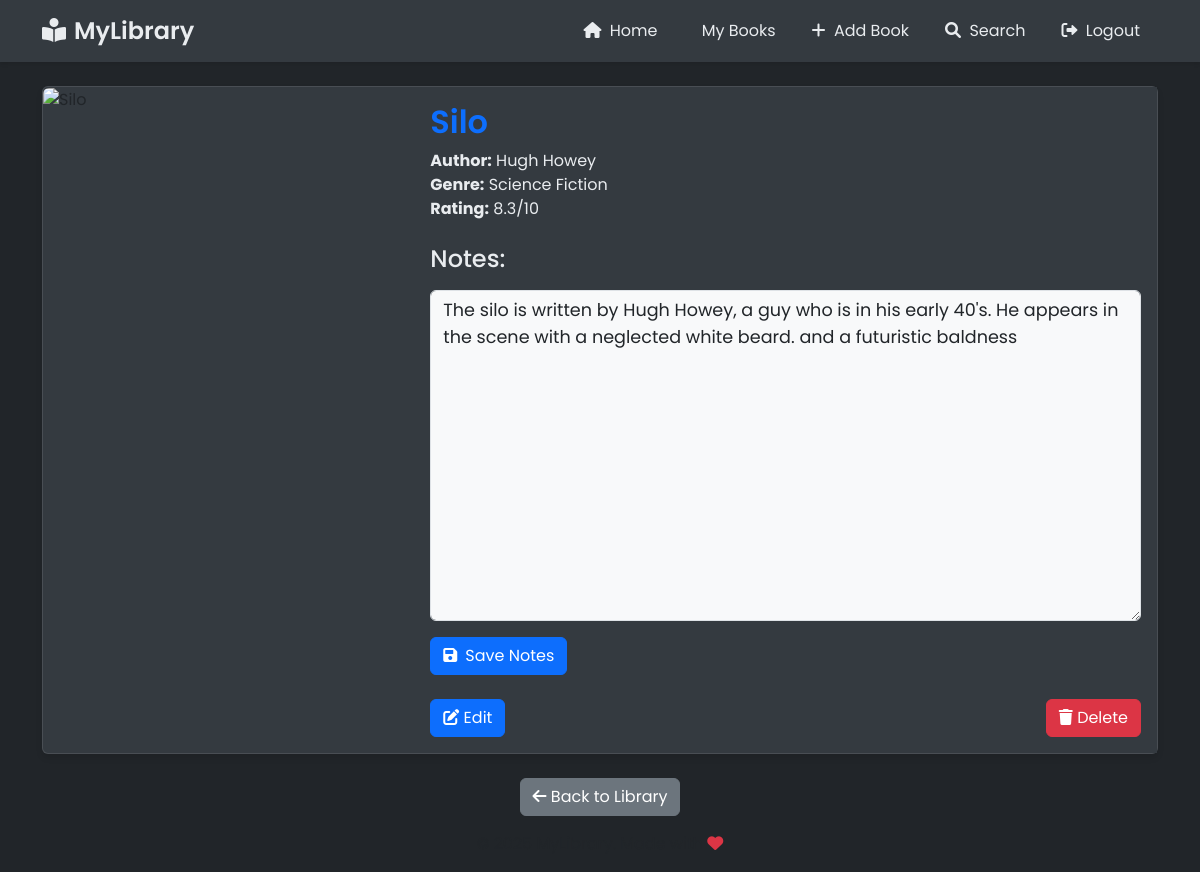
The app's page /book/10 (signed in) with its own data.
### main.py (models this page shows)
class Book(db.Model):
    id = db.Column(db.Integer, primary_key=True)
    title = db.Column(db.String(150), nullable=False)
    author = db.Column(db.String(150), nullable=False)
    genre = db.Column(db.String(150), nullable=False)
    notes = db.Column(db.Text, nullable=True)
    date_book_finished = db.Column(db.DateTime, nullable=True)
    cover_image = db.Column(db.String(255), nullable=True)
    rating = db.Column(db.Float, nullable=True)
    description = db.Column(db.Text, nullable=True)
    user_id = db.Column(db.Integer, db.ForeignKey('user.id'), nullable=False)

### main.py (the view)
@app.route("/book/<int:book_id>")
@login_required
def book_details(book_id):
    book = Book.query.get_or_404(book_id)
    if book.user_id != current_user.id:
        flash("You don't have permission to view this book.")
        return redirect(url_for('list_books'))
    return render_template("book_details.html", book=book)

### main.py (called while the page is built)
@login_manager.user_loader
def load_user(user_id):
    return User.query.get(int(user_id))

### templates/book_details.html
{% extends "base.html" %}
{% block content %}
<div class="container mt-4">
    <div class="card">
        <div class="row g-0">
            <div class="col-md-4">
                {% if book.cover_image %}
                    <img src="{{ book.cover_image }}"
                         class="img-fluid rounded-start"
                         alt="{{ book.title }}"
                         onerror="this.onerror=null; this.src='/static/images/default-book.png'; this.classList.add('default-img');">
                {% else %}
                    <div class="text-center py-5 bg-light">
                        <i class="fas fa-book fa-4x text-muted"></i>
                    </div>
                {% endif %}
            </div>
            <div class="col-md-8">
                <div class="card-body">
                    <h2 class="card-title">{{ book.title }}</h2>
                    <p class="card-text">
                        <strong>Author:</strong> {{ book.author }}<br>
                        <strong>Genre:</strong> {{ book.genre }}
                        {% if book.rating %}
                        <br><strong>Rating:</strong> {{ book.rating }}/10
                        {% endif %}
                    </p>
                    <div class="notes-section mt-4">
                        <h4 class="mb-3">Notes:</h4>
                        <form action="{{ url_for('save_notes', book_id=book.id) }}" method="POST">
                            <div class="form-group">
                                <textarea class="form-control mb-3"
                                          name="notes"
                                          rows="12"
                                          style="min-height: 200px; font-size: 1.1rem;"
                                          placeholder="Add your notes here...">{{ book.notes }}</textarea>
                            </div>
                            <button type="submit" class="btn btn-primary">
                                <i class="fas fa-save me-2"></i>Save Notes
                            </button>
                        </form>
                    </div>
                    <div class="d-flex justify-content-between align-items-center mt-4">
                        <a href="{{ url_for('edit_book', book_id=book.id) }}" class="btn btn-primary">
                            <i class="fas fa-edit"></i> Edit
                        </a>
                        <form action="{{ url_for('delete_book', book_id=book.id) }}" method="POST" class="d-inline">
                            <button type="submit" class="btn btn-danger"
                                    onclick="return confirm('Are you sure you want to delete this book?')">
                                <i class="fas fa-trash"></i> Delete
                            </button>
                        </form>
                    </div>
                </div>
            </div>
        </div>
    </div>
    <div class="text-center mt-4">
        <a href="{{ url_for('list_books') }}" class="btn btn-secondary">
            <i class="fas fa-arrow-left"></i> Back to Library
        </a>
    </div>
</div>
{% endblock %}

### static/css/style.css (style rules this page uses)
body { font-family: 'Poppins', sans-serif; background-color: #212529; color: #e9ecef; min-height: 100vh; }
.card { transition: transform 0.2s; box-shadow: 0 4px 6px rgba(0,0,0,0.1); background-color: #343a40; border: 1px solid rgba(255, 255, 255, 0.1); position: relative; }
.form-control { border: 1px solid #495057; }
.btn { transition: all 0.2s; }
.card-body { background-color: #343a40; color: #e9ecef; }
.card-title { color: #fff; font-weight: 600; }
.card-title { color: #0d6efd; cursor: pointer; }
.notes-section textarea { background-color: #f8f9fa; border: 1px solid #dee2e6; resize: vertical; }

### records on screen
Book: title "Silo", author "Hugh Howey", genre "Science Fiction", rating "8.3", notes "The silo is written by Hugh Howey, a guy who is in his early 40's. He appears in the scene with a neglected white beard. and a futuristic baldness"
